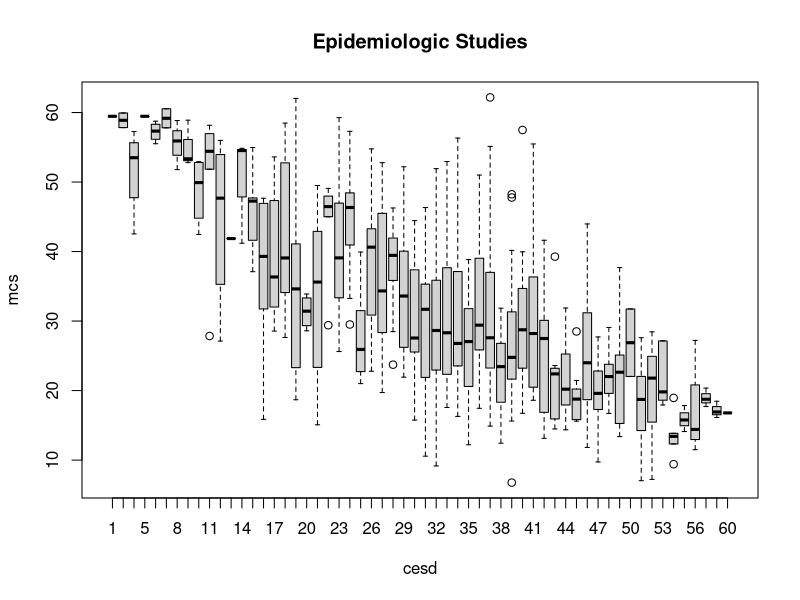
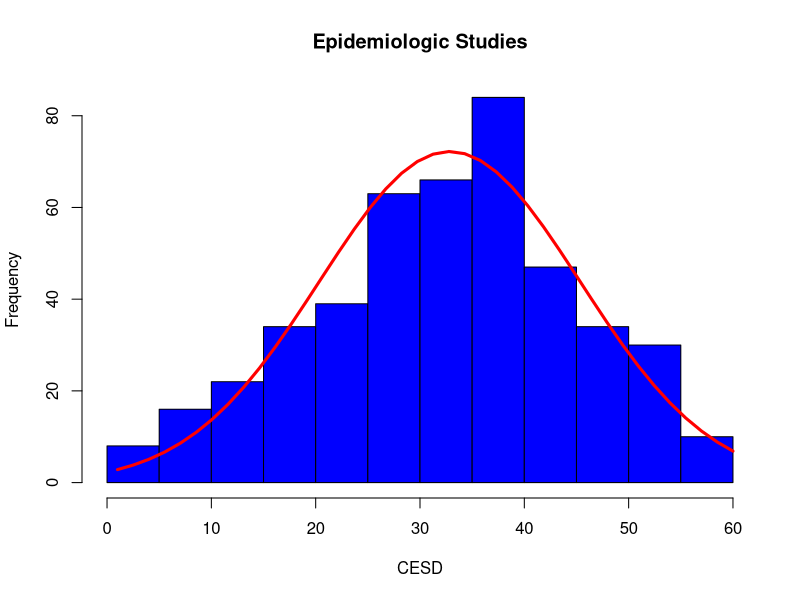
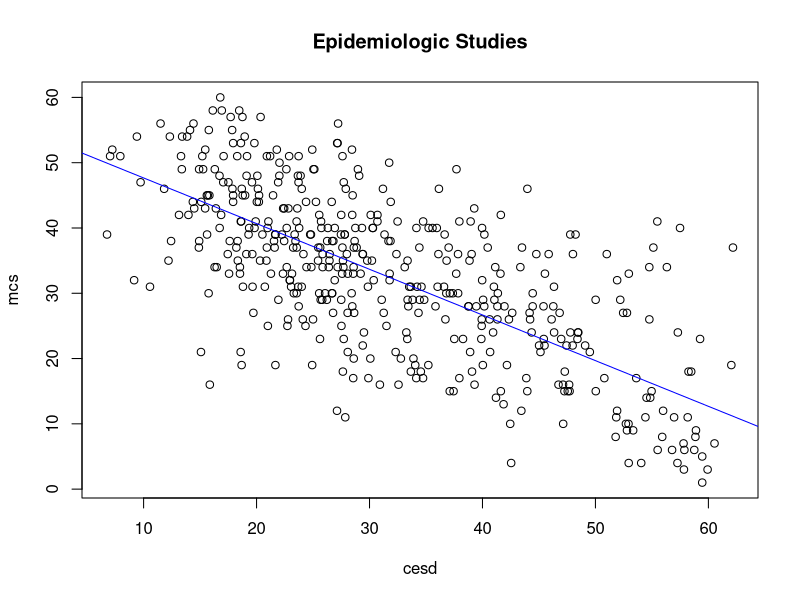

Generate these figures, in order, with R:
## ---- chunk 1
library(lattice)
library(psych)
library(gmodels)
library(readr)
## ---- chunk 2
drug <- read_csv("drug.csv")
## ---- chunk 3
drug
## ---- chunk 4
options(digits=3)
## ---- chunk 5
mean(drug$cesd)
## ---- chunk 6
var(drug$cesd)
## ---- chunk 7
describe(drug)
## ---- chunk 8
boxplot(mcs~cesd, data = drug, main = "Epidemiologic Studies", xlab = "cesd")
## ---- chunk 9
x = drug$cesd

h <- hist(x, breaks=10, col="blue", xlab="CESD", main = "Epidemiologic Studies")

xfit <- seq(min(x), max(x),length=40)

yfit <- dnorm(xfit, mean=mean(x), sd=sd(x))
yfit <- yfit*diff(h$mids[1:2])*length(x)

lines(xfit, yfit, col="red", lwd=3)
## ---- chunk 10
plot(drug$mcs, drug$cesd, main = "Epidemiologic Studies", xlab = "cesd", ylab = "mcs")
abline(lm(drug$mcs~drug$cesd), col="blue")
## ---- chunk 11
cor(drug$mcs, drug$cesd, use="everything")
## ---- chunk 12
mytable <- CrossTable(drug$sex, drug$homeless)
## ---- chunk 13
mytable
